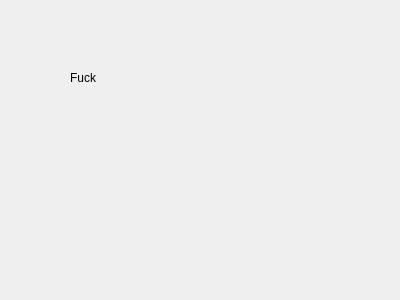
<?xml version="1.0" encoding="UTF-8"?>
<ui version="4.0">
 <class>gaga</class>
 <widget class="QWidget" name="gaga">
  <property name="geometry">
   <rect>
    <x>0</x>
    <y>0</y>
    <width>400</width>
    <height>300</height>
   </rect>
  </property>
  <property name="windowTitle">
   <string>gaga</string>
  </property>
  <widget class="QLabel" name="label">
   <property name="geometry">
    <rect>
     <x>70</x>
     <y>70</y>
     <width>72</width>
     <height>15</height>
    </rect>
   </property>
   <property name="text">
    <string>Fuck</string>
   </property>
  </widget>
 </widget>
 <resources/>
 <connections/>
</ui>
